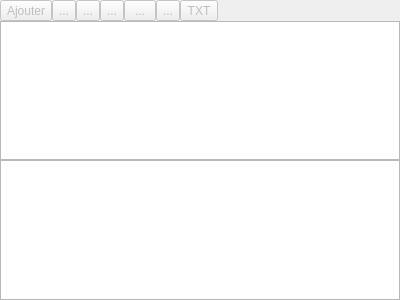
<?xml version="1.0" encoding="UTF-8"?>
<ui version="4.0">
 <class>W_ContenuJeu</class>
 <widget class="QWidget" name="W_ContenuJeu">
  <property name="geometry">
   <rect>
    <x>0</x>
    <y>0</y>
    <width>400</width>
    <height>300</height>
   </rect>
  </property>
  <property name="windowTitle">
   <string>Form</string>
  </property>
  <layout class="QGridLayout" name="gridLayout">
   <property name="leftMargin">
    <number>0</number>
   </property>
   <property name="topMargin">
    <number>0</number>
   </property>
   <property name="rightMargin">
    <number>0</number>
   </property>
   <property name="bottomMargin">
    <number>0</number>
   </property>
   <property name="spacing">
    <number>0</number>
   </property>
   <item row="2" column="0">
    <widget class="QTextEdit" name="Te_Contenu"/>
   </item>
   <item row="0" column="0">
    <widget class="QWidget" name="W_Boutons" native="true">
     <layout class="QGridLayout" name="gridLayout_2">
      <property name="leftMargin">
       <number>0</number>
      </property>
      <property name="topMargin">
       <number>0</number>
      </property>
      <property name="rightMargin">
       <number>0</number>
      </property>
      <property name="bottomMargin">
       <number>0</number>
      </property>
      <property name="horizontalSpacing">
       <number>0</number>
      </property>
      <item row="0" column="0">
       <layout class="QHBoxLayout" name="HL_Boutons">
        <item>
         <widget class="QToolButton" name="TB_Ajouter">
          <property name="enabled">
           <bool>false</bool>
          </property>
          <property name="text">
           <string>Ajouter</string>
          </property>
          <property name="icon">
           <iconset resource="ImagesIcones.qrc">
            <normaloff>:/Ajouter.png</normaloff>:/Ajouter.png</iconset>
          </property>
         </widget>
        </item>
        <item>
         <widget class="QToolButton" name="TB_Supprimer">
          <property name="enabled">
           <bool>false</bool>
          </property>
          <property name="text">
           <string>...</string>
          </property>
          <property name="icon">
           <iconset resource="ImagesIcones.qrc">
            <normaloff>:/Supprimer.png</normaloff>:/Supprimer.png</iconset>
          </property>
         </widget>
        </item>
        <item>
         <widget class="QToolButton" name="TB_Haut">
          <property name="enabled">
           <bool>false</bool>
          </property>
          <property name="text">
           <string>...</string>
          </property>
          <property name="icon">
           <iconset resource="ImagesIcones.qrc">
            <normaloff>:/Fleche_haut.png</normaloff>:/Fleche_haut.png</iconset>
          </property>
         </widget>
        </item>
        <item>
         <widget class="QToolButton" name="TB_Bas">
          <property name="enabled">
           <bool>false</bool>
          </property>
          <property name="text">
           <string>...</string>
          </property>
          <property name="icon">
           <iconset resource="ImagesIcones.qrc">
            <normaloff>:/Fleche_bas.png</normaloff>:/Fleche_bas.png</iconset>
          </property>
         </widget>
        </item>
        <item>
         <widget class="QToolButton" name="TB_SacItem">
          <property name="enabled">
           <bool>false</bool>
          </property>
          <property name="minimumSize">
           <size>
            <width>32</width>
            <height>16</height>
           </size>
          </property>
          <property name="text">
           <string>...</string>
          </property>
          <property name="icon">
           <iconset resource="ImagesIcones.qrc">
            <normaloff>:/SacFlechesItem.png</normaloff>:/SacFlechesItem.png</iconset>
          </property>
          <property name="iconSize">
           <size>
            <width>32</width>
            <height>16</height>
           </size>
          </property>
         </widget>
        </item>
        <item>
         <widget class="QToolButton" name="TB_Ciseaux">
          <property name="enabled">
           <bool>false</bool>
          </property>
          <property name="text">
           <string>...</string>
          </property>
          <property name="icon">
           <iconset resource="ImagesIcones.qrc">
            <normaloff>:/scissors.svg</normaloff>:/scissors.svg</iconset>
          </property>
         </widget>
        </item>
        <item>
         <widget class="QToolButton" name="TB_Texte">
          <property name="enabled">
           <bool>false</bool>
          </property>
          <property name="maximumSize">
           <size>
            <width>16777215</width>
            <height>22</height>
           </size>
          </property>
          <property name="palette">
           <palette>
            <active>
             <colorrole role="WindowText">
              <brush brushstyle="SolidPattern">
               <color alpha="255">
                <red>52</red>
                <green>101</green>
                <blue>164</blue>
               </color>
              </brush>
             </colorrole>
             <colorrole role="Text">
              <brush brushstyle="SolidPattern">
               <color alpha="255">
                <red>52</red>
                <green>101</green>
                <blue>164</blue>
               </color>
              </brush>
             </colorrole>
             <colorrole role="ButtonText">
              <brush brushstyle="SolidPattern">
               <color alpha="255">
                <red>52</red>
                <green>101</green>
                <blue>164</blue>
               </color>
              </brush>
             </colorrole>
            </active>
            <inactive>
             <colorrole role="WindowText">
              <brush brushstyle="SolidPattern">
               <color alpha="255">
                <red>52</red>
                <green>101</green>
                <blue>164</blue>
               </color>
              </brush>
             </colorrole>
             <colorrole role="Text">
              <brush brushstyle="SolidPattern">
               <color alpha="255">
                <red>52</red>
                <green>101</green>
                <blue>164</blue>
               </color>
              </brush>
             </colorrole>
             <colorrole role="ButtonText">
              <brush brushstyle="SolidPattern">
               <color alpha="255">
                <red>52</red>
                <green>101</green>
                <blue>164</blue>
               </color>
              </brush>
             </colorrole>
            </inactive>
            <disabled>
             <colorrole role="WindowText">
              <brush brushstyle="SolidPattern">
               <color alpha="255">
                <red>190</red>
                <green>190</green>
                <blue>190</blue>
               </color>
              </brush>
             </colorrole>
             <colorrole role="Text">
              <brush brushstyle="SolidPattern">
               <color alpha="255">
                <red>190</red>
                <green>190</green>
                <blue>190</blue>
               </color>
              </brush>
             </colorrole>
             <colorrole role="ButtonText">
              <brush brushstyle="SolidPattern">
               <color alpha="255">
                <red>190</red>
                <green>190</green>
                <blue>190</blue>
               </color>
              </brush>
             </colorrole>
            </disabled>
           </palette>
          </property>
          <property name="text">
           <string>TXT</string>
          </property>
         </widget>
        </item>
        <item>
         <spacer name="horizontalSpacer">
          <property name="orientation">
           <enum>Qt::Horizontal</enum>
          </property>
          <property name="sizeHint" stdset="0">
           <size>
            <width>40</width>
            <height>20</height>
           </size>
          </property>
         </spacer>
        </item>
       </layout>
      </item>
     </layout>
    </widget>
   </item>
   <item row="1" column="0">
    <widget class="QTreeView" name="Tv_Contenu">
     <property name="maximumSize">
      <size>
       <width>16777215</width>
       <height>16777215</height>
      </size>
     </property>
     <property name="styleSheet">
      <string notr="true">QTreeWidget::item { border-bottom: 1px solid black;}</string>
     </property>
     <property name="editTriggers">
      <set>QAbstractItemView::AllEditTriggers</set>
     </property>
    </widget>
   </item>
  </layout>
 </widget>
 <resources>
  <include location="ImagesIcones.qrc"/>
 </resources>
 <connections/>
</ui>
